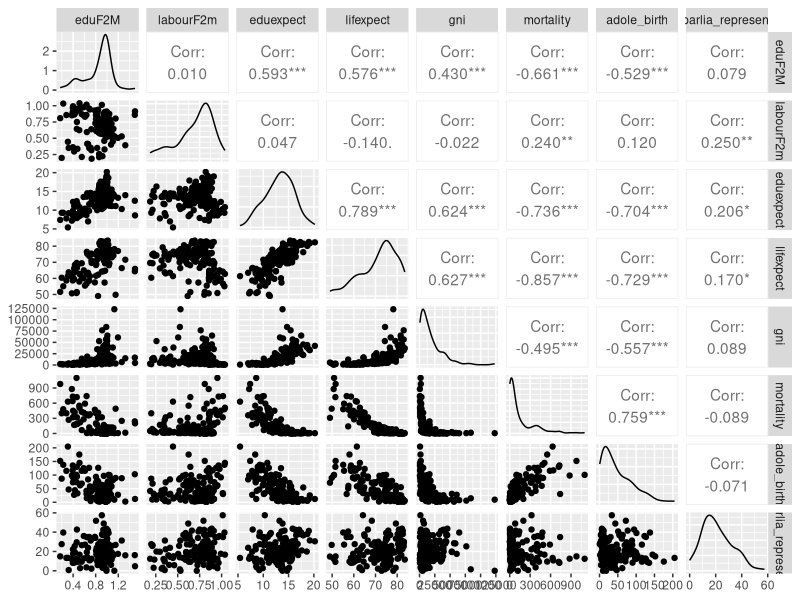
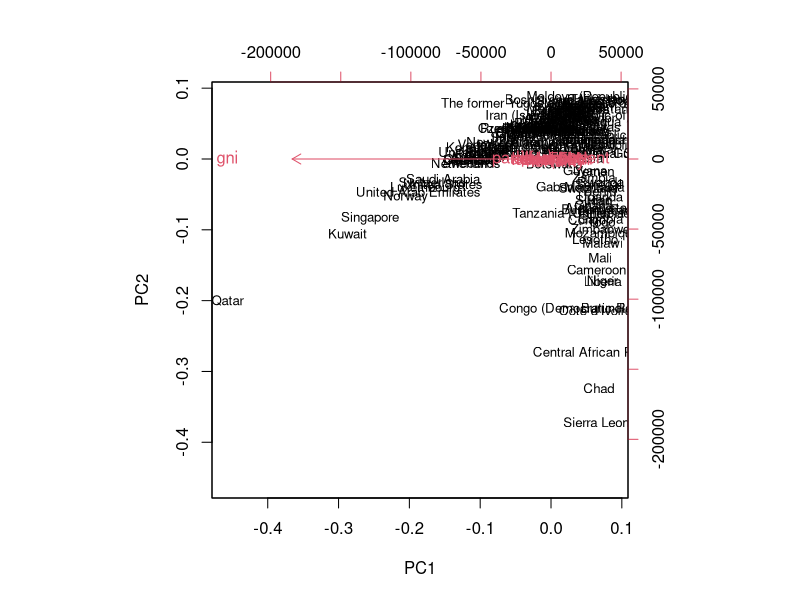
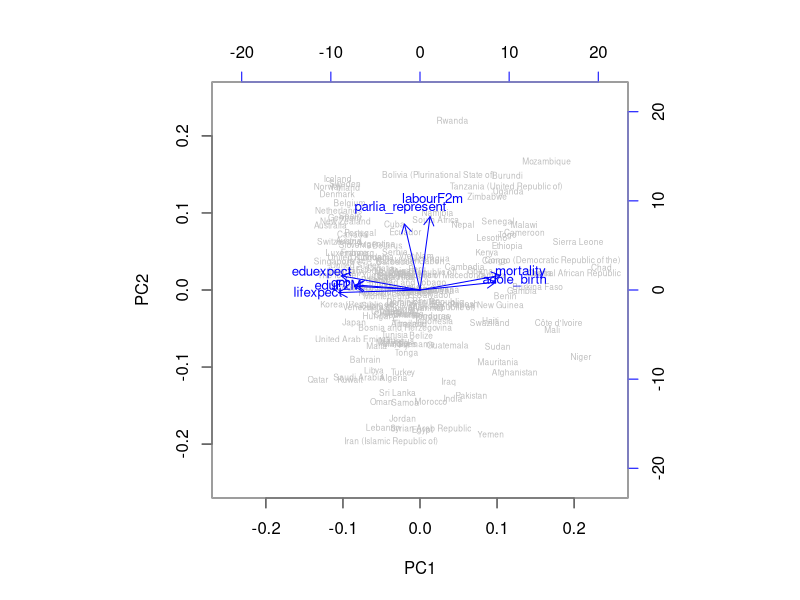
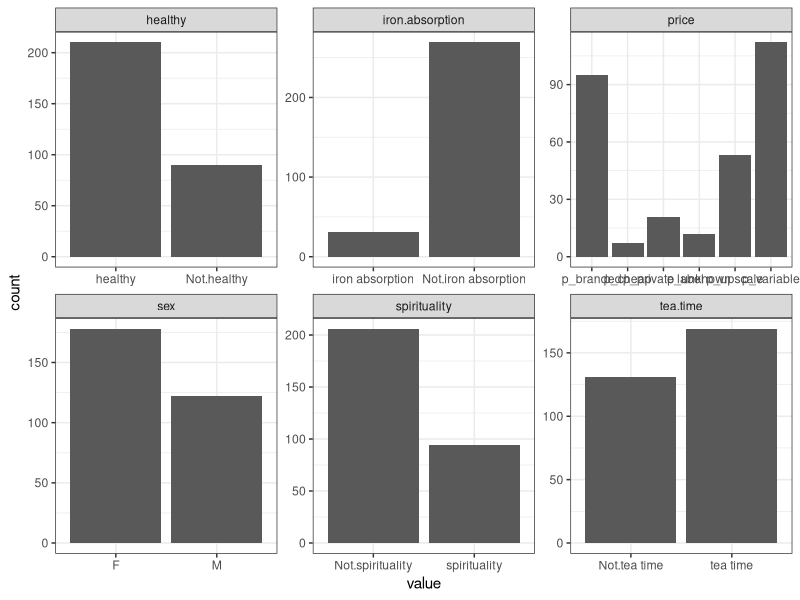
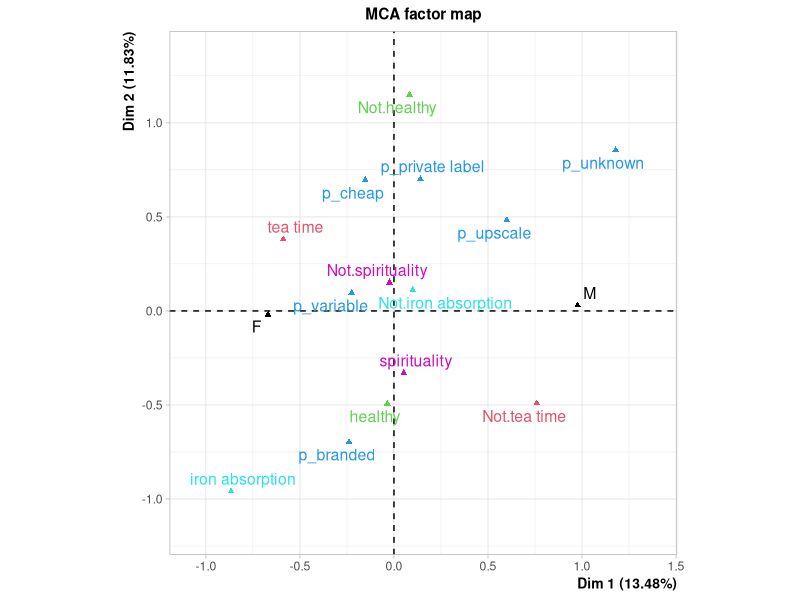

The R source for these figures, in order:
## ---- chunk 1
#needed libraries
library(GGally)
library(FactoMineR)
library(dplyr)
library(ggplot2)
library(tidyr)
## ---- chunk 2
human <- read.csv("data/human.csv", row.names = 1)
dim(human)
str(human)
colnames(human)
## ---- chunk 3
ggpairs(human)
## ---- chunk 4
pca_human <- prcomp(human)
summary(pca_human)
biplot(pca_human, choices = 1:2, cex = c(0.8,1))
## ---- chunk 5
human_scaled <- scale(human)
pca_human_scaled <- prcomp(human_scaled)
summary(pca_human_scaled)
biplot(pca_human_scaled, choices = 1:2, cex = c(0.5,0.8), col = c("grey", "blue"), xlim  = c(-0.25, 0.25), ylim  = c(-0.25, 0.25))
## ---- chunk 6
data("tea")
dim(tea)
colnames(tea)
## ---- chunk 7
#variables which we keep
keep_variables <- c("sex", "tea.time", "healthy", "price", "iron.absorption", "spirituality")
tea_6 <- select(tea, one_of(keep_variables))

gather(tea_6) %>% ggplot(aes(value)) + facet_wrap("key", scales = "free") + geom_bar() + theme_bw()
## ---- chunk 8
mca <- MCA(tea_6, graph = FALSE)
summary(mca)
plot(mca, invisible = c("ind"), habillage = c("quali"))
